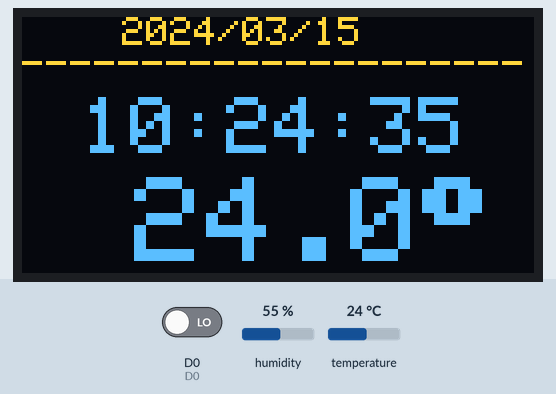
The sketch below on a simulated ESP8266 (NodeMCU). On the bench: 128×64 one-colour display. Inputs (shaded band) come from the test bench; at power-on: temperature 24 °C, D0 LOW, humidity 55 %. The OLED is the two-colour kind (top 16 rows yellow); WiFi joins after 1.5 s; servers stay silent unless stated; the local clock reads 2024-03-15 10:24:30 at power-on unless the sketch sets it; storage starts empty; what the sketch prints to the serial monitor is not drawn.

Above: at 6.3 s.
6.4 s: temperature set to 12 °C
At 7.3 s:
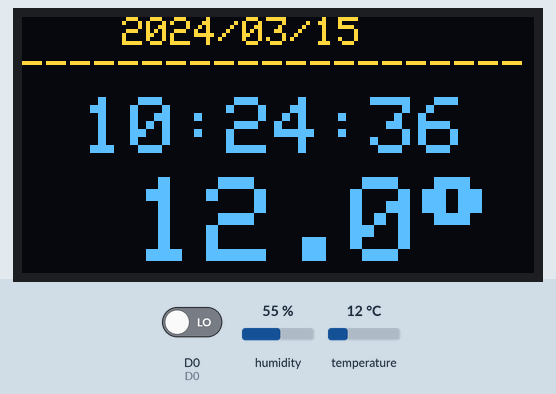
9.6 s: temperature set to 19 °C
At 10.2 s:
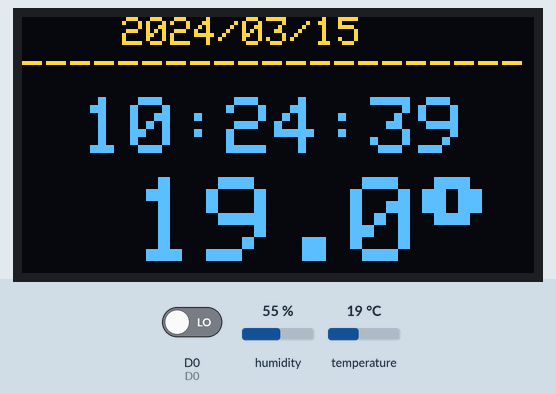
12.8 s: temperature set to 28 °C
At 13.7 s:
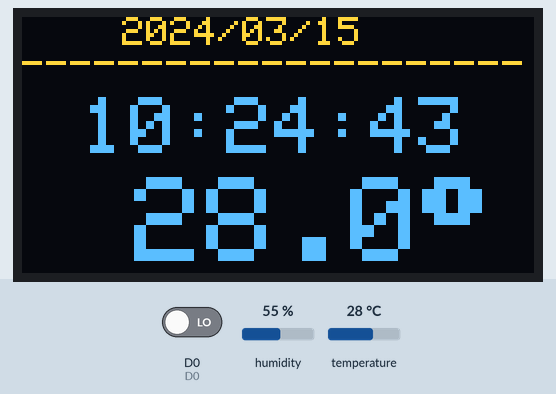
Timing chart, 0 to 15.8 s (numbered marks = the images above; inputs shaded):
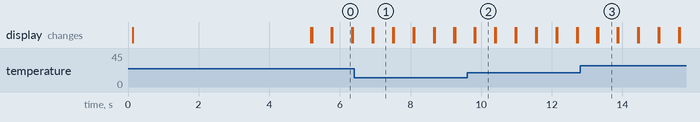

The sketch:

arduino_home.ino
```cpp
/**
 * use LoLin
 * pins:
 * * button -> d0
 * * oled.SCK -> D1
 * * oled.SDA -> D2
 * * dht11.DATA -> D5
 * * rtc ->
 * https://cdcdengue.azurewebsites.net/VectorMap.aspx
 */

#include "main.h"
#include "sets.h"
#include <FS.h>
#include <SPI.h>
#include <DHT.h>
#include <Wire.h>
#include <ThreeWire.h>
#include <RtcDS1302.h>
#include <ESPAsyncTCP.h>
#include <ESP8266WiFi.h>
#include <Adafruit_GFX.h>
#include <Adafruit_SSD1306.h>
#include <ESPAsyncWebServer.h>

/* btn Low time */
int checkBtnTime = 0;
int delayDHT = 0;
float oldT;
String wifiName;
String wifiPassword;

/** web */
AsyncWebServer server(80);
/** ws */
AsyncWebSocket ws("/ws");
/** OLED */
Adafruit_SSD1306 display(128, 64, &Wire, -1);
ThreeWire myWire(D7, D8, D3);
/** Clock */
RtcDS1302<ThreeWire> Rtc(myWire); // Clock
/** DHT */
DHT dht(D5, dhtType);
IPAddress IP(192, 168, 1, 1);

/* 定義函數 */
void webInit();
void callBtn(int date);
void upDataWifiConfig();
temperature loopDHT(DHT _dht);
void wsEvent(AsyncWebSocket *server, AsyncWebSocketClient *client, AwsEventType type, void *arg, uint8_t *data, size_t len);
void setTime(uint16_t year, uint8_t month, uint8_t day, uint8_t hour, uint8_t minute, uint8_t second);
void setWifiType();
String TimeString(String Type = "Date");

void setup()
{
    /* DHT setup */
    dht.begin();

    display.begin(SSD1306_SWITCHCAPVCC, 0x3C);
    display.clearDisplay();
    display.display();
    Rtc.Begin();        // time setup
    Serial.begin(9600); // Serial setup
    SPIFFS.begin();     // load file setup

    upDataWifiConfig();
    setWifiType();

    Serial.print(__DATE__);
    Serial.println(__TIME__);

    if (debug)
        Rtc.SetDateTime(RtcDateTime(__DATE__, __TIME__));

    webInit(); // web init
    ws.onEvent(wsEvent);
    server.addHandler(&ws);

    /* pin setup */
    pinMode(D0, INPUT);
}

/* 主程式延遲 .5s */
void loop()
{
    ws.cleanupClients();
    bool btnIs = digitalRead(D0);
    if (btnIs)
        checkBtnTime++;
    else if (checkBtnTime > 0)
    {
        callBtn(checkBtnTime);
        checkBtnTime = 0;
    }
    loopDHT(dht);
    delay(s * .5); //延時.5s
}

/** server init */
void webInit()
{
    server.on("/", HTTP_GET, [](AsyncWebServerRequest *request)
              { request->send(SPIFFS, "/web/index.html", "text/html"); });
    Dir dir = SPIFFS.openDir("/web");
    while (dir.next())
    {
        String fileName = dir.fileName();
        String Uri = fileName.substring(4);
        int str_len = fileName.length() + 1;
        int Uri_len = Uri.length() + 1;
        char char_array[str_len];
        char char_arrayUri[Uri_len];

        fileName.toCharArray(char_array, str_len);
        Uri.toCharArray(char_arrayUri, Uri_len);

        server.serveStatic(char_arrayUri, SPIFFS, char_array);

        Serial.print("load: ");
        Serial.print(char_array);
        Serial.print("url:");
        Serial.println(char_arrayUri);
    }
    server.on("/setTime", HTTP_POST, [](AsyncWebServerRequest *request)
              {
                  Serial.print(request->args());
                  //                  String year = request->arg("year");
                  //                  String month = request->arg("month");
                  //                  String day = request->arg("day");
                  //                  String hour = request->arg("hour");
                  //                  String minute = request->arg("minute");
                  //                  String second = request->arg("second");
                  //                  if (year && month && day && hour && minute && second)
                  //                      setTime((int)year, (int)month, (int)day, (int)hour, (int)minute, (int)second);
                  //                  else
                  //                      return request->send(400, "text/plane", "格式錯誤");
                  String req = "{";
                  //                  req += "\"Time\":\"" + TimeString("Time") + "\",";
                  //                  req += "\"Date\":\"" + TimeString("Date") + "\"";
                  req += "}";
                  request->send(200, "text/plane", req);
              });
    server.on("/setWifi", HTTP_POST, [](AsyncWebServerRequest *request) {});
    server.begin();
}
String TimeString(String Type)
{
    RtcDateTime dt = Rtc.GetDateTime();
    int second = dt.Second(),
        minute = dt.Minute(),
        hour = dt.Hour(),
        month = dt.Month(),
        year = dt.Year(),
        day = dt.Day();

    char Date[25],
        Time[25];
    sprintf(Date, "%02u/%02u/%02u", year, month, day);
    sprintf(Time, "%02u:%02u:%02u", hour, minute, second);
    return (String)(Type == "Date" ? Date : Time);
}
temperature loopDHT(DHT _dht)
{
    temperature _Data(_dht.readHumidity(),
                      _dht.readTemperature(),
                      _dht.readTemperature(true));

    display.clearDisplay();
    display.display();
    display.setTextColor(SSD1306_WHITE);
    display.setCursor(25, 0);
    display.setTextSize(1.5);
    display.println(TimeString(String("Date")));
    display.setTextSize(1);
    display.println("---------------------");
    display.setCursor(15, 20);
    display.setTextSize(2);
    display.println(TimeString(String("Time")));
    if (!_Data.error)
    {
        Serial.print("濕度: ");
        Serial.print(_Data.getH());
        Serial.print("%\t");
        Serial.print("攝氏溫度: ");
        Serial.print(_Data.getT());
        Serial.print("*C\t");
        Serial.print("華氏溫度: ");
        Serial.print(_Data.getF());
        Serial.print("*F\n");
        oldT = _Data.getT();
        String data = "{";
        data += "\"Time\":\"" + String(TimeString("Time")) + "\",";
        data += "\"Date\":\"" + String(TimeString("Date")) + "\",";
        data += "\"H\":\"" + (String)_Data.getH() + "\",";
        data += "\"C\":\"" + (String)_Data.getT() + "\",";
        data += "\"F\":\"" + (String)_Data.getF() + "\"";
        data += "}";
        ws.textAll(data);
    }
    display.setCursor(28, 40);
    display.setTextSize(3);
    display.print(oldT, 1);
    display.print((char)247);
    display.display();
    /*  */
    return _Data;
}

int toSbtnDelayTime(int date)
{
    return date / (s * .5);
}

void callBtn(int date)
{
    if (date < toSbtnDelayTime(2e3))
    {
    }
    else if (date < toSbtnDelayTime(3e3))
    {
    }
    else if (date < toSbtnDelayTime(3e3))
    {
    }
    else if (date < toSbtnDelayTime(3e3))
    {
    }
    else if (date < toSbtnDelayTime(3e3))
    {
    }
}

void wsEvent(AsyncWebSocket *server, AsyncWebSocketClient *client, AwsEventType type, void *arg, uint8_t *data, size_t len)
{
    switch (type)
    {
    case WS_EVT_CONNECT:
        Serial.printf("WebSocket client #%u connected from %s\n", client->id(), client->remoteIP().toString().c_str());
        break;
    case WS_EVT_DISCONNECT:
        Serial.printf("WebSocket client #%u disconnected\n", client->id());
        break;
    case WS_EVT_DATA:
    case WS_EVT_PONG:
    case WS_EVT_ERROR:
        break;
    }
}

void setTime(uint16_t year, uint8_t month, uint8_t day, uint8_t hour, uint8_t minute, uint8_t second)
{
    // YYYY, MM, DD, HH, II, SS
    Rtc.SetDateTime(RtcDateTime(year, month, day, hour, minute, second));
}

void upDataWifiConfig()
{
    File file = SPIFFS.open("/setting/wifi.txt", "r");
    String wifiConfig;
    while (file.available())
        wifiConfig = file.readString();
    wifiName = wifiConfig.substring(wifiConfig.indexOf("name:") + 5, wifiConfig.indexOf(";"));
    wifiPassword = wifiConfig.substring(wifiConfig.indexOf("password:") + 9, wifiConfig.indexOf(";"));
    Serial.print(wifiName);
    Serial.print(wifiPassword);
    file.close();
}

void setWifiType()
{
    if (wifiName.length() > 0 || (wifiName.length() > 0 && wifiPassword.length() > 0))
    {
        WiFi.mode(WIFI_STA);
        WiFi.begin(wifiName, wifiPassword);
    }
    else
    {
        WiFi.mode(WIFI_AP);
        WiFi.softAPConfig(IP, IP, IPAddress(255, 255, 255, 0));
        WiFi.softAP(AP_ssid, password);
    }
    display.clearDisplay();
    display.display();
    display.setTextColor(SSD1306_WHITE);
    display.setCursor(0, 0);
    display.setTextSize(2);
    display.print("mode:");
    display.println(WiFi.getMode());
    display.print("IP:");
    display.println(WiFi.softAPIP() || WiFi.localIP());
    display.display();
    delay(s * 5);
}
```

main.h
```cpp
#include <Arduino.h>

/* LoLin 腳位定義 */
#define D0 16
#define D1 5
#define D2 4
#define D3 0
#define D4 2
#define D5 14
#define D6 12
#define D7 13
#define D8 15
#define D9 3
#define D10 1

/* time */
const int s = 1e3;
const int m = s * 60;
const int h = m * 60;

/* 溫度模型 */
class temperature
{
private:
    float h;
    float t;
    float f;
    String ErrorInfo;

public:
    bool error = false;
    temperature(float h, float t, float f) : h(h), t(t), f(f)
    {
        if (isnan(h) || isnan(t) || isnan(f))
        {
            ErrorInfo = "dht:error";
            error = true;
        }
        else
            ErrorInfo = "";
    }
    String checkError()
    {
        return ErrorInfo;
    }
    float getH()
    {
        return h;
    }
    float getT()
    {
        return t;
    }
    float getF()
    {
        return f;
    }
};
```

sets.h
```cpp
#include <DHT.h>

static const uint8_t dhtType = DHT11; // dht 型號
const bool debug = false;             // 是否開啟 Debug 模式
String AP_ssid = "Monkey";
String password = "monkey114529";
```

Measured:
- what the display in image 0 shows lasts 0.5 s, from 5.8 s to 6.3 s
